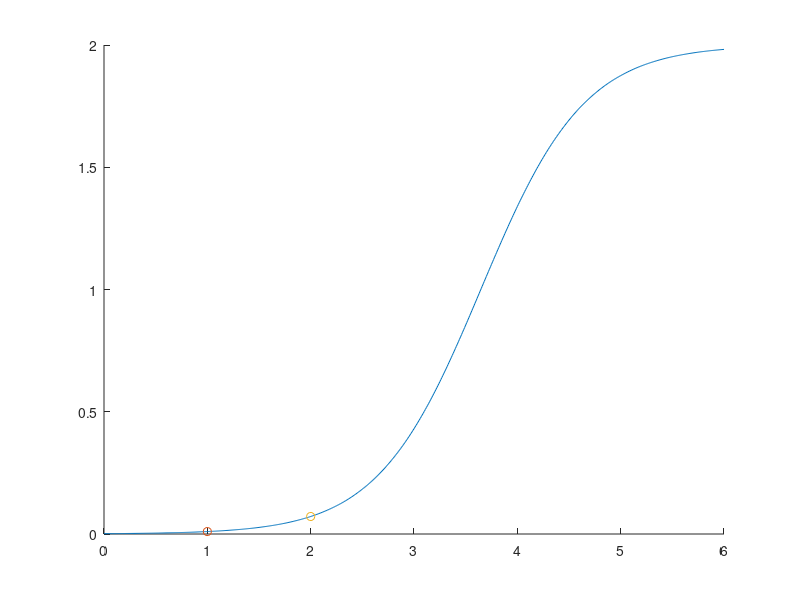

Write the MATLAB code that produced this figure. (Note: this script raises an error after producing the figure.)
clearvars; clc;

% Logistic function
Logistic = @(x, L, k, Q, M) L./(1+Q.*exp(-k.*(x - M) ) );

% Parameters
MaxDg       = 2.0;          
ZeroDg      = 0.01;
% Slope       = 5.2933;          
Slope       = 2;          
CircRadius  = 1.0;   
MidPoint    = CircRadius + 1;
ShiftX      =  (1./exp(Slope)).*((2./ZeroDg) - 1);


% Support
Dobstacle = 0:0.01:6;

Dgoal = Logistic(Dobstacle, MaxDg, Slope, ShiftX, MidPoint);

Logistic(CircRadius, MaxDg, Slope, ShiftX, MidPoint)
% Plot
hold on;
plot(Dobstacle, Dgoal);
plot(CircRadius, ZeroDg, 'o');
plot(MidPoint, Logistic(MidPoint, MaxDg, Slope, ShiftX, MidPoint), 'o');
hold off;
xlim([0 6]);
ylim([0 MaxDg]);
plot_vline(CircRadius, 'k', ['CircRadius ' num2str(Logistic(CircRadius, MaxDg, Slope, ShiftX, MidPoint))]);

grid on;
xlabel('Dobstacle [m]');
ylabel('Dgoal [m]');
title('User goal distance position');

